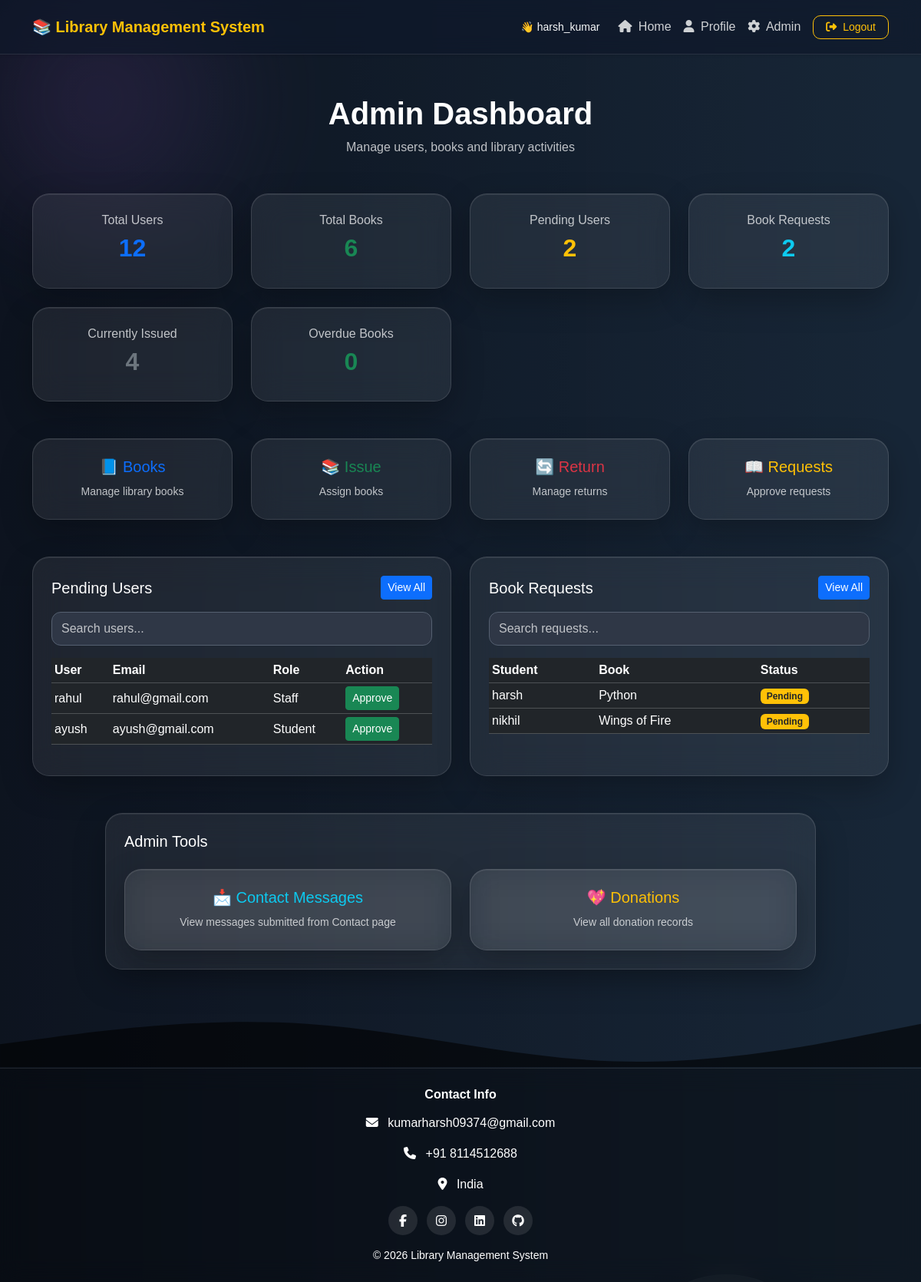
Before: /accounts/dashboard/admin/ (signed in) with the older database file.
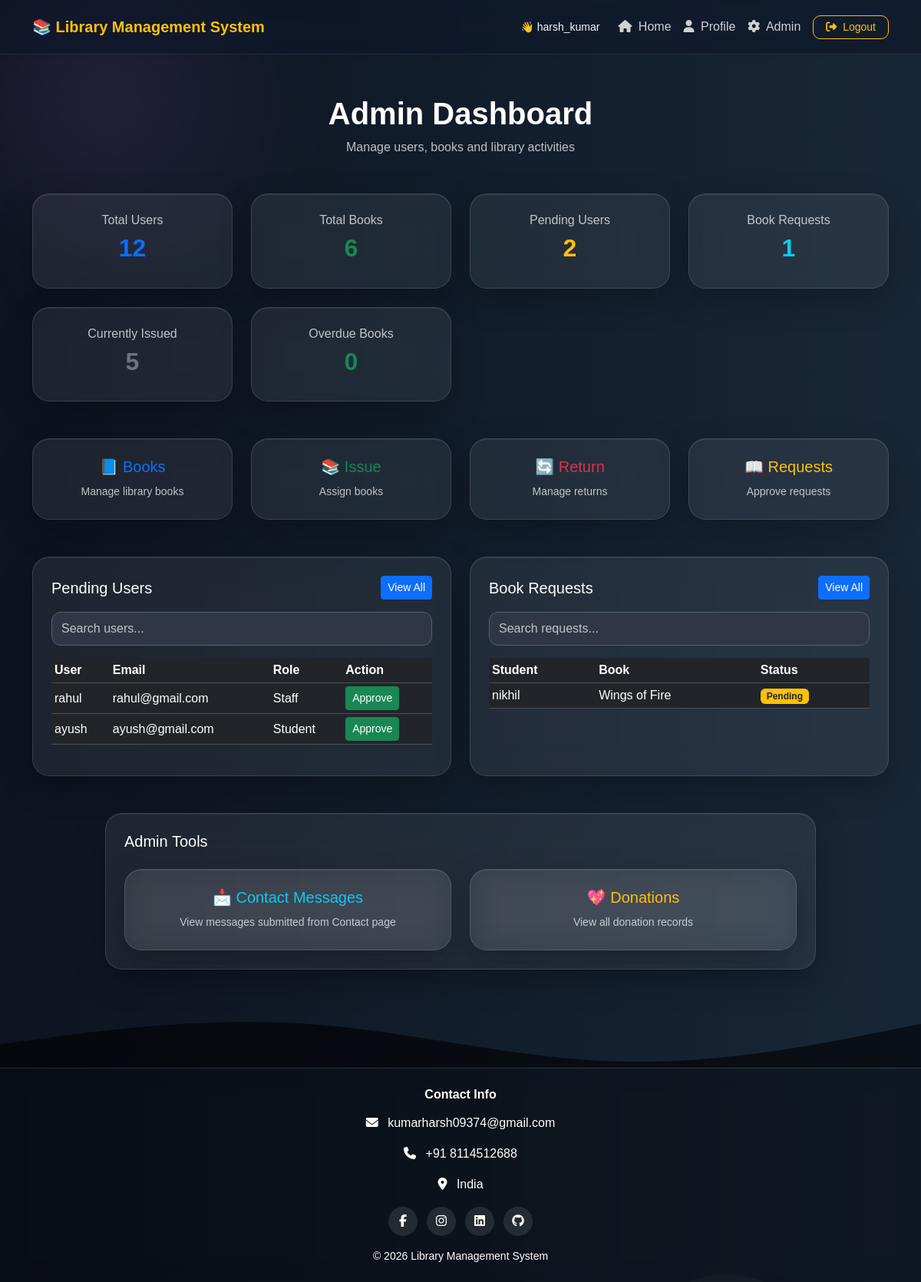
After: the same page with the newer database file.
### books/models.py (models this page shows, shortened)
class BookRequest(models.Model):
    student = models.ForeignKey(
        User,
        on_delete=models.CASCADE
    )
    book = models.ForeignKey(
        Book,
        on_delete=models.CASCADE
    )
    requested_at = models.DateTimeField(
        default=timezone.now
    )
    approved = models.BooleanField(
        default=False
    )

class Book(models.Model):
    title = models.CharField(
        max_length=200
    )
    author = models.CharField(
        max_length=200
    )
    isbn = models.CharField(
        max_length=100,
        default='N/A'
    )
    quantity = models.IntegerField(
        default=1
    )
    added_at = models.DateTimeField(
        default=timezone.now
    )

### accounts/views.py (the view)
# urls.py: path('dashboard/admin/', views.admin_dashboard, name='admin_dashboard'),
@login_required
def admin_dashboard(request):
    if not request.user.is_superuser:
        return redirect('login')
    pending_users = User.objects.filter(is_active=False)
    pending_requests = BookRequest.objects.filter(approved=False)
    total_issued = IssuedBook.objects.filter(returned=False).count()
    overdue = IssuedBook.objects.filter(
        returned=False,
        return_date__lt=timezone.now().date()
    ).count()
    today = timezone.now().date()
    return render(request, 'accounts/admin_dashboard.html', {
        'books_count': Book.objects.count(),
        'users_count': User.objects.count(),
        'pending_users': pending_users,
        'pending_requests': pending_requests,
        'total_issued': total_issued,
        'overdue_count': overdue,
        'today': today,
    })

### accounts/templates/accounts/admin_dashboard.html (shortened to what the changed rows need)
{% extends 'base.html' %}
{% block content %}
<div class="container py-4">
    <div class="text-center mb-5">
        <h2 class="fw-bold text-white display-6">Admin Dashboard</h2>
    </div>
    <div class="row g-4 mb-5 align-items-stretch">
        <div class="col-lg-3 col-md-6">
            <div class="glass-card p-4 text-center h-100">
                <h2 class="text-primary fw-bold">{{ users_count }}</h2>
            </div>
        </div>
        <div class="col-lg-3 col-md-6">
            <div class="glass-card p-4 text-center h-100">
                <h2 class="text-success fw-bold">{{ books_count }}</h2>
            </div>
        </div>
        <div class="col-lg-3 col-md-6">
            <div class="glass-card p-4 text-center h-100">
                <h2 class="text-warning fw-bold">{{ pending_users|length }}</h2>
            </div>
        </div>
        <div class="col-lg-3 col-md-6">
            <div class="glass-card p-4 text-center h-100">
                <h6 class="text-light opacity-75">Book Requests</h6>
                <h2 class="text-info fw-bold">{{ pending_requests|length }}</h2>
            </div>
        </div>
        <div class="col-lg-3 col-md-6">
            <div class="glass-card p-4 text-center h-100">
                <h6 class="text-light opacity-75">Currently Issued</h6>
                <h2 class="text-secondary fw-bold">{{ total_issued }}</h2>
            </div>
        </div>
        <div class="col-lg-3 col-md-6">
            <div class="glass-card p-4 text-center h-100">
                <h2 class="{% if overdue_count > 0 %}text-danger{% else %}text-success{% endif %} fw-bold">
                    {{ overdue_count }}
                </h2>
            </div>
        </div>
    </div>
    <div class="row g-4">
        <div class="col-lg-6">
            <div class="glass-card p-4 h-100">
                <div class="table-responsive">
                    <table class="table table-dark table-hover align-middle table-sm" id="usersTable">
                        <thead>
                            <tr>
                                <th>User</th>
                                <th>Email</th>
                                <th>Role</th>
                                <th>Action</th>
                            </tr>
                        </thead>
                        <tbody>
                            {% for user in pending_users %}
                            <tr>
                                <td>{{ user.username }}</td>
                                <td>{{ user.email }}</td>
                                <td>
                                    {% if user.is_superuser %}Admin
                                    {% elif user.is_staff %}Staff
                                    {% else %}Student{% endif %}
                                </td>
                                <td>
                                    <a href="{% url 'approve_user' user.id %}" class="btn btn-success btn-sm">
                                        Approve
                                    </a>
                                </td>
                            </tr>
                            {% endfor %}
                        </tbody>
                    </table>
                </div>
            </div>
        </div>
        <div class="col-lg-6">
            <div class="glass-card p-4 h-100">
                <div class="table-responsive">
                    <table class="table table-dark table-hover align-middle table-sm" id="booksTable">
                        <thead>
                            <tr>
                                <th>Student</th>
                                <th>Book</th>
                                <th>Status</th>
                            </tr>
                        </thead>
                        <tbody>
                            {% for req in pending_requests %}
                            <tr>
                                <td>{{ req.student.username }}</td>
                                <td>{{ req.book.title }}</td>
                                <td>
                                    <span class="badge bg-warning text-dark">Pending</span>
                                </td>
                            </tr>
                            {% endfor %}
                        </tbody>
                    </table>
                </div>
            </div>
        </div>
    </div>
</div>
{% endblock %}

Changed rows visible on the page:
no longer on this page (row edited): BookRequest: student.username "harsh", book "Python"
Other visible differences:
{{ pending_requests|length }}: "2" → "1"
{{ total_issued }}: "4" → "5"
